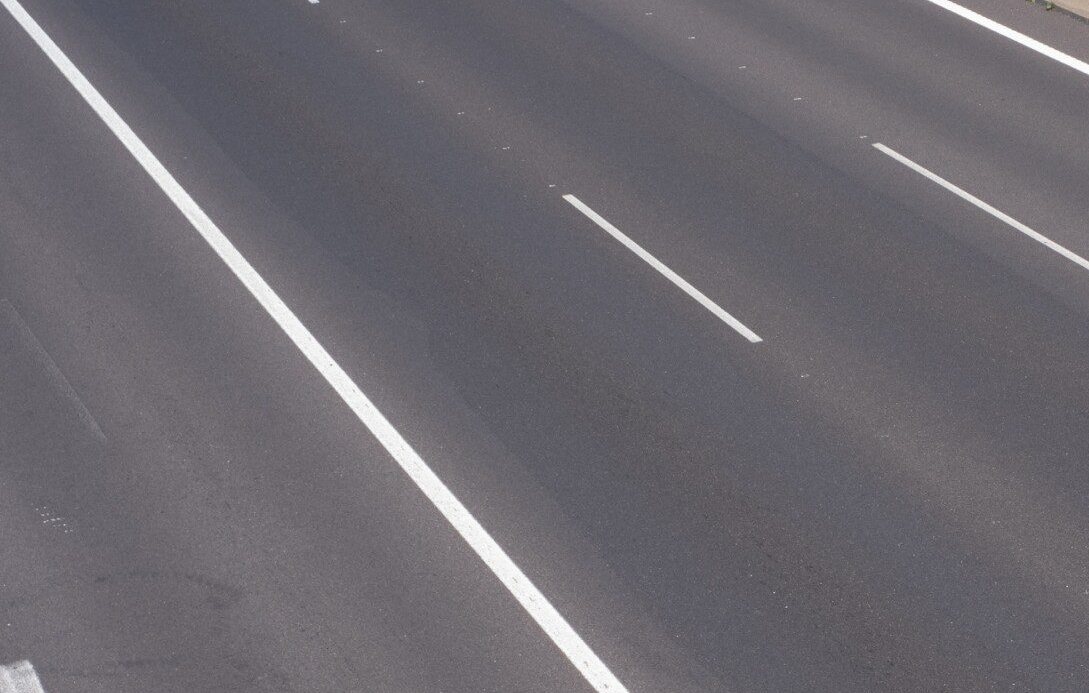
#> input picture linea.png, 1089 x 693 px
$ python Hough_linea.py
#> lines starting #> are read from the running program, lines starting #| are printed output that depends on the picture

import cv2 # pip install opencv-python
import numpy as np
import matplotlib.pyplot as plt

# Cargar imagen
image = cv2.imread('linea.png', cv2.IMREAD_GRAYSCALE)
#> image: shape (693, 1089); min 56, max 255, mean 106.8

# Aplicar filtro de Canny para la detección de bordes
edges = cv2.Canny(image, 50, 150, apertureSize=3)
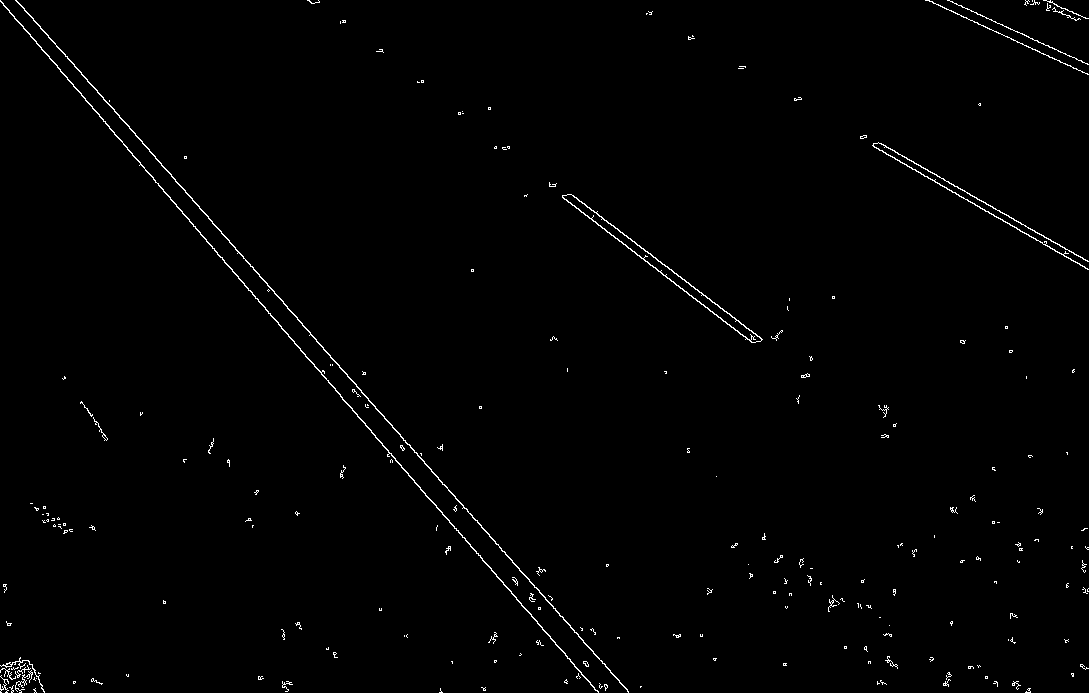
#> edges: shape (693, 1089); 0.94% white in thin lines or dots

# Aplicar la Transformada de Hough para detectar líneas
lines = cv2.HoughLines(edges, 1, np.pi / 180, 200)
#> lines = [[3, 2.43], [-5, 2.41], [-15, 2.43], [-188, 2.22]]

# Crear una copia de la imagen original para dibujar las líneas detectadas
output_image = cv2.cvtColor(image, cv2.COLOR_GRAY2BGR)

# Dibujar las líneas detectadas

if lines is not None:
    for rho, theta in lines[:, 0]:
        a = np.cos(theta)
        b = np.sin(theta)
        x0 = a * rho
        y0 = b * rho
        x1 = int(x0 + 1000 * (-b))
        y1 = int(y0 + 1000 * (a))
        x2 = int(x0 - 1000 * (-b))
        y2 = int(y0 - 1000 * (a))
        cv2.line(output_image, (x1, y1), (x2, y2), (0, 255, 0), 2)
#> this loop made 4 passes
#> (rho, theta, a, b, x0, y0, x1, y1) on passes 1 to 4: (3, 2.43, -0.755, 0.656, -2.26, 1.97, -658, -752), (-5, 2.41, -0.743, 0.669, 3.72, -3.35, -665, -746), (-15, 2.43, -0.755, 0.656, 11.32, -9.84, -644, -764), (-188, 2.22, -0.602, 0.799, 113.1, -150.1, -685, -751)
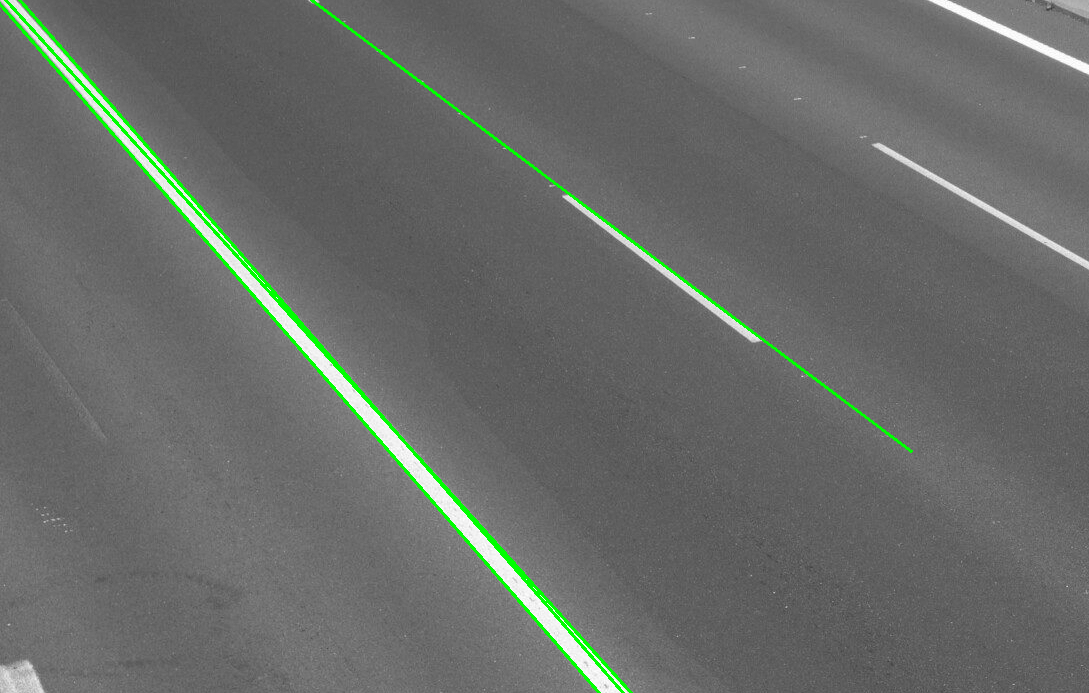
#> output_image: shape (693, 1089, 3); mean B, G, R 104.3, 107.9, 104.3


# Mostrar la imagen original, los bordes y la imagen con las líneas detectadas
plt.figure(figsize=(20,10))
plt.subplot(131), plt.imshow(image, cmap='gray')
plt.title('Imagen Original'), plt.xticks([]), plt.yticks([])
plt.subplot(132), plt.imshow(edges, cmap='gray')
plt.title('Bordes Detectados'), plt.xticks([]), plt.yticks([])
plt.subplot(133), plt.imshow(output_image)
plt.title('Líneas Detectadas'), plt.xticks([]), plt.yticks([])
plt.show()
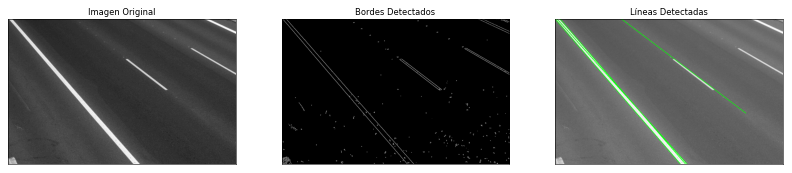
#> figure drawn by matplotlib, 3 panels
